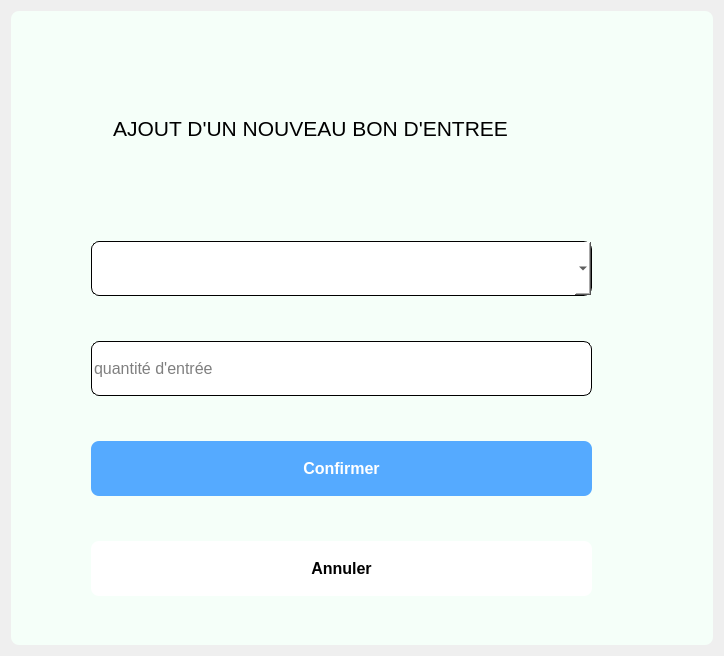
<?xml version="1.0" encoding="UTF-8"?>
<ui version="4.0">
 <class>ajoutBE</class>
 <widget class="QDialog" name="ajoutBE">
  <property name="geometry">
   <rect>
    <x>0</x>
    <y>0</y>
    <width>724</width>
    <height>656</height>
   </rect>
  </property>
  <property name="windowTitle">
   <string>AJOUT D'UN NOUVEAU BON D'ENTREE</string>
  </property>
  <property name="windowIcon">
   <iconset resource="Assets.qrc">
    <normaloff>:/assets/inventory_2_FILL0_wght400_GRAD0_opsz24.png</normaloff>:/assets/inventory_2_FILL0_wght400_GRAD0_opsz24.png</iconset>
  </property>
  <layout class="QGridLayout" name="gridLayout">
   <item row="0" column="0">
    <widget class="QGroupBox" name="groupBox">
     <property name="styleSheet">
      <string notr="true">border-radius:8px;
background-color:#f5fff9;
color: rgb(0, 0, 0);</string>
     </property>
     <property name="title">
      <string/>
     </property>
     <widget class="QComboBox" name="numProduit">
      <property name="geometry">
       <rect>
        <x>80</x>
        <y>230</y>
        <width>501</width>
        <height>55</height>
       </rect>
      </property>
      <property name="font">
       <font>
        <pointsize>12</pointsize>
       </font>
      </property>
      <property name="styleSheet">
       <string notr="true">color: rgb(0, 0, 0);
background-color: rgb(255, 255, 255);
border: 1px solid #000000;
</string>
      </property>
      <property name="placeholderText">
       <string/>
      </property>
      <property name="duplicatesEnabled">
       <bool>false</bool>
      </property>
     </widget>
     <widget class="QLineEdit" name="qttEdit">
      <property name="geometry">
       <rect>
        <x>80</x>
        <y>330</y>
        <width>501</width>
        <height>55</height>
       </rect>
      </property>
      <property name="font">
       <font>
        <pointsize>12</pointsize>
       </font>
      </property>
      <property name="styleSheet">
       <string notr="true">color: rgb(0, 0, 0);
background-color: rgb(255, 255, 255);
border-radius:8px;
border: 1px solid #000000;
</string>
      </property>
      <property name="placeholderText">
       <string>quantité d'entrée</string>
      </property>
     </widget>
     <widget class="QLabel" name="label">
      <property name="geometry">
       <rect>
        <x>80</x>
        <y>90</y>
        <width>551</width>
        <height>55</height>
       </rect>
      </property>
      <property name="font">
       <font>
        <pointsize>16</pointsize>
       </font>
      </property>
      <property name="text">
       <string>    AJOUT D'UN NOUVEAU BON D'ENTREE</string>
      </property>
     </widget>
     <widget class="QPushButton" name="ConfirmBEbtn">
      <property name="geometry">
       <rect>
        <x>80</x>
        <y>430</y>
        <width>501</width>
        <height>55</height>
       </rect>
      </property>
      <property name="font">
       <font>
        <pointsize>12</pointsize>
        <weight>75</weight>
        <bold>true</bold>
       </font>
      </property>
      <property name="styleSheet">
       <string notr="true">QPushButton {
	background-color: rgb(85, 170, 255);
	border-radius:8px;
	color: rgb(255, 255, 255);
}
:hover{
	
	color: rgb(0, 0, 0);
	background-color: rgb(0, 85, 255);
}</string>
      </property>
      <property name="text">
       <string>Confirmer</string>
      </property>
     </widget>
     <widget class="QPushButton" name="CancelBEbtn">
      <property name="geometry">
       <rect>
        <x>80</x>
        <y>530</y>
        <width>501</width>
        <height>55</height>
       </rect>
      </property>
      <property name="font">
       <font>
        <pointsize>12</pointsize>
        <weight>75</weight>
        <bold>true</bold>
       </font>
      </property>
      <property name="styleSheet">
       <string notr="true">


QPushButton {
	background-color: rgb(255, 255, 255);
	border-radius:8px;
	
	color: rgb(0, 0, 0);
}
:hover{
	
	
	color: rgb(255, 0, 0);
	border:1px solid #ff3122;
	background-color: rgb(255, 255, 255);
}</string>
      </property>
      <property name="text">
       <string>Annuler</string>
      </property>
     </widget>
    </widget>
   </item>
  </layout>
 </widget>
 <resources>
  <include location="Assets.qrc"/>
 </resources>
 <connections/>
</ui>
